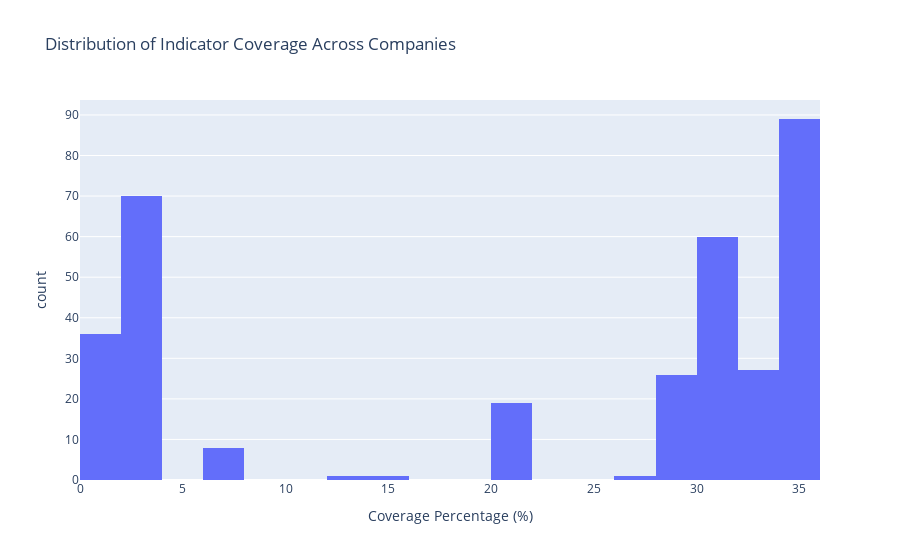

This figure's notebook cell:
### Code cell
# Visualize coverage distribution
fig = px.histogram(
    indicator_company_coverage,
    x='coverage_percentage',
    nbins=20,
    title='Distribution of Indicator Coverage Across Companies',
    labels={'coverage_percentage': 'Coverage Percentage (%)', 'count': 'Number of Indicators'}
)
fig.show()

fig.write_html(OUTPUT_DIR / "indicator_coverage_distribution.html")

### Figure 1 — Plotly figure (JSON) as saved in the notebook; plotly's stock layout.template omitted (floating-point values rounded to 4 significant figures; data arrays with more than 128 entries replaced by an {"elided": "..."} marker saying what was removed)
{"data": [{"alignmentgroup": "True", "bingroup": "x", "hovertemplate": "Coverage Percentage (%)=%{x}<br>count=%{y}<extra></extra>", "legendgroup": "", "marker": {"color": "#636efa", "pattern": {"shape": ""}}, "name": "", "nbinsx": 20, "offsetgroup": "", "orientation": "v", "showlegend": false, "type": "histogram", "x": {"elided": "338 float values"}, "xaxis": "x", "yaxis": "y"}], "layout": {"barmode": "relative", "legend": {"tracegroupgap": 0}, "title": {"text": "Distribution of Indicator Coverage Across Companies"}, "xaxis": {"anchor": "y", "domain": [0, 1], "title": {"text": "Coverage Percentage (%)"}}, "yaxis": {"anchor": "x", "domain": [0, 1], "title": {"text": "count"}}}}
